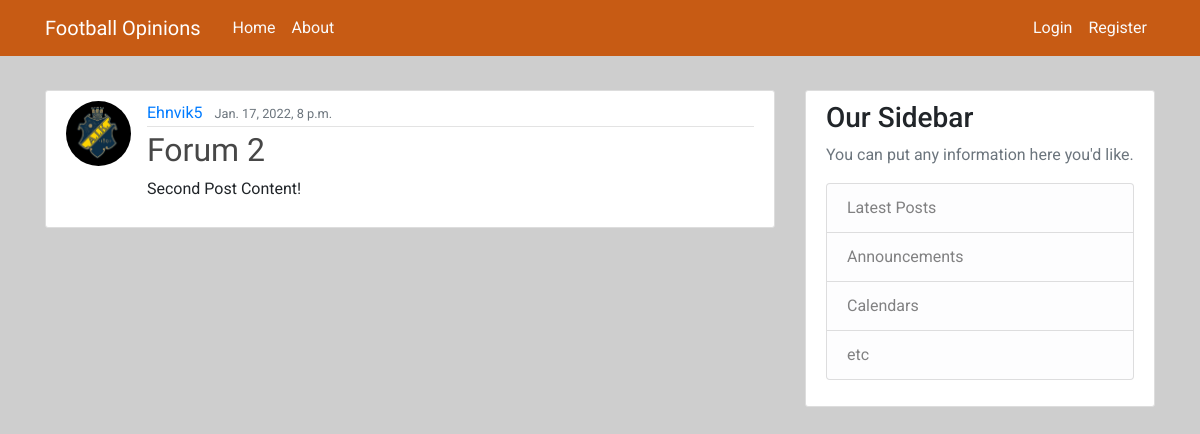
/post/2/, run on an earlier commit of the app's database.
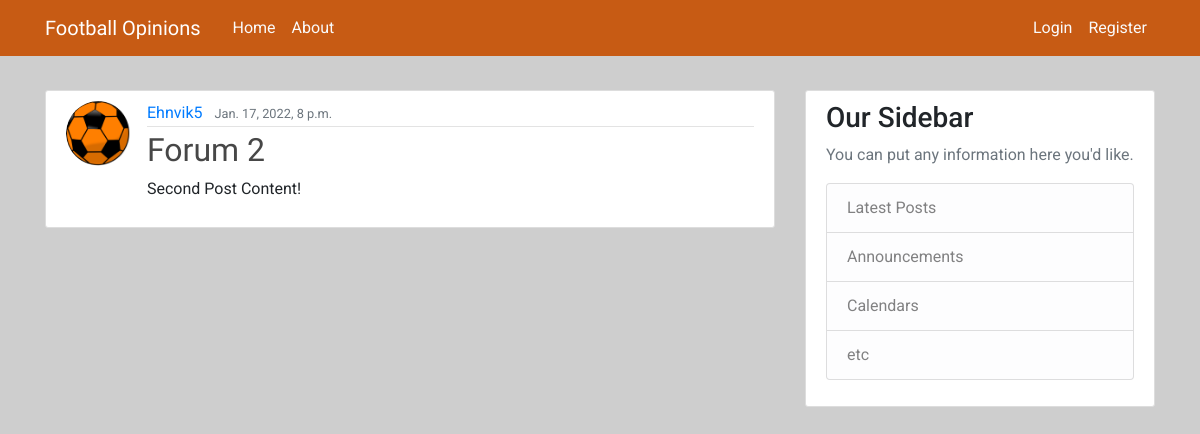
And on a later commit of the database.
### forum/models.py (models this page shows, shortened)
class Post(models.Model):
    title = models.CharField(max_length=100)
    content = models.TextField()
    date_posted = models.DateTimeField(default=timezone.now)
    author = models.ForeignKey(User, on_delete=models.CASCADE)

### users/models.py (models this page shows, shortened)
class Profile(models.Model):
    user = models.OneToOneField(User, on_delete=models.CASCADE)
    image = models.ImageField(default='default.jpg', upload_to='profile_pics')

### forum/views.py (the view)
# urls.py: path('post/<int:pk>/', PostDetailView.as_view(), name='post-detail'),
class PostDetailView(DetailView):
    model = Post

### forum/templates/forum/post_detail.html (shortened to what this page needs)
{% extends "forum/base.html" %}
{% block content %}
<article class="media content-section">
    <img class="rounded-circle article-img" src="{{ object.author.profile.image.url }}">
    <div class="media-body">
        <div class="article-metadata">
            <a class="mr-2" href="#">{{ object.author }}</a>
            <small class="text-muted">{{ object.date_posted }}</small>
        </div>
        <h2 class="article-title">{{ object.title }}</h2>
        <p class="article-content">{{ object.content }}</p>
    </div>
</article>
{% endblock content %}

What changed in the data, as far as the page shows it:
changed through a linked row, Post "Forum 2": author.profile.image: a different picture
